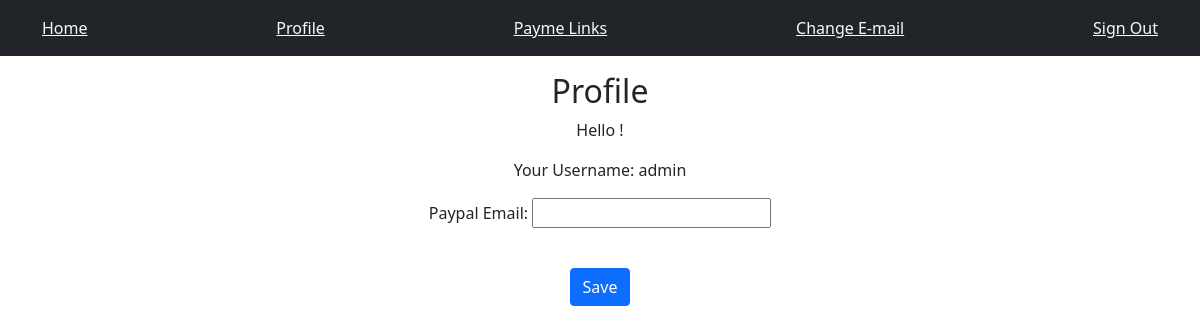
/profile/ (signed in), run on an earlier commit of the app's database.
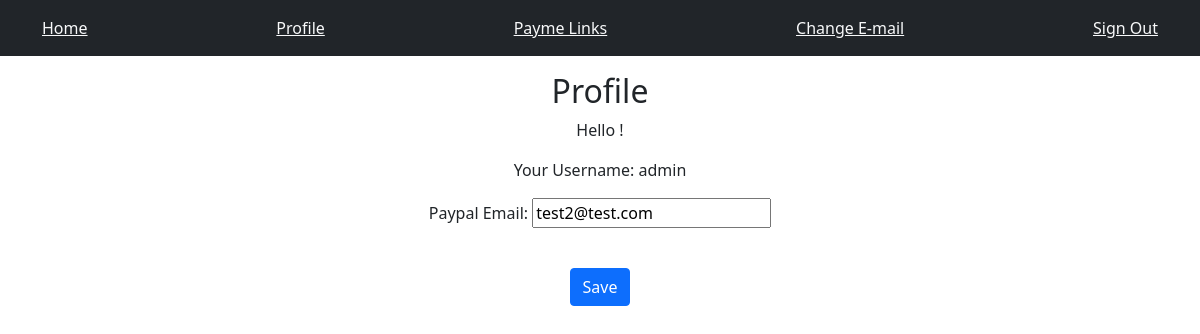
And on a later commit of the database.
### payme/models.py (models this page shows, shortened)
class UserProfile(models.Model):
    user = models.OneToOneField(User, on_delete=models.CASCADE)
    paypalemail = models.EmailField(max_length=255, blank=True, null=True, verbose_name="Paypal Email")
    bio = models.TextField(blank=True)

### payme/views.py (the view)
# urls.py: path('profile/', views.profile, name='profile'),
@login_required
def profile(request):
    user_profile, created = UserProfile.objects.get_or_create(user=request.user)
    if request.method == 'POST':
        form = UserProfileForm(request.POST, instance=user_profile)
        if form.is_valid():
            form.save()
            return redirect('payme:profile')
    else:
        form = UserProfileForm(instance=user_profile)
    return render(request, 'account/profile.html', {'form': form})

### payme/forms.py
class UserProfileForm(forms.ModelForm):
    class Meta:
        model = UserProfile
        fields = ['paypalemail', 'bio']  # Include additional fields as needed

### templates/account/profile.html (shortened to what this page needs)
{% extends 'account/base.html' %}
{% block content %}
    <div class="text-center">
        <h2>Profile</h2>
        <p>Hello {{ user.first_name }}!</p>
        <p>Your Username: {{ user }}</p>
        <form method="post" enctype="multipart/form-data">
            <div class="form-group">
                {{ form.paypalemail.label_tag }}
                {{ form.paypalemail }}
            </div>
            <p> &nbsp; </p>
            <input type="submit" class="btn btn-primary" value="Save">
        </form>
    </div>
{% endblock %}

What changed in the data, as far as the page shows it:
changed UserProfile: paypalemail (not shown) → "test2@test.com"
